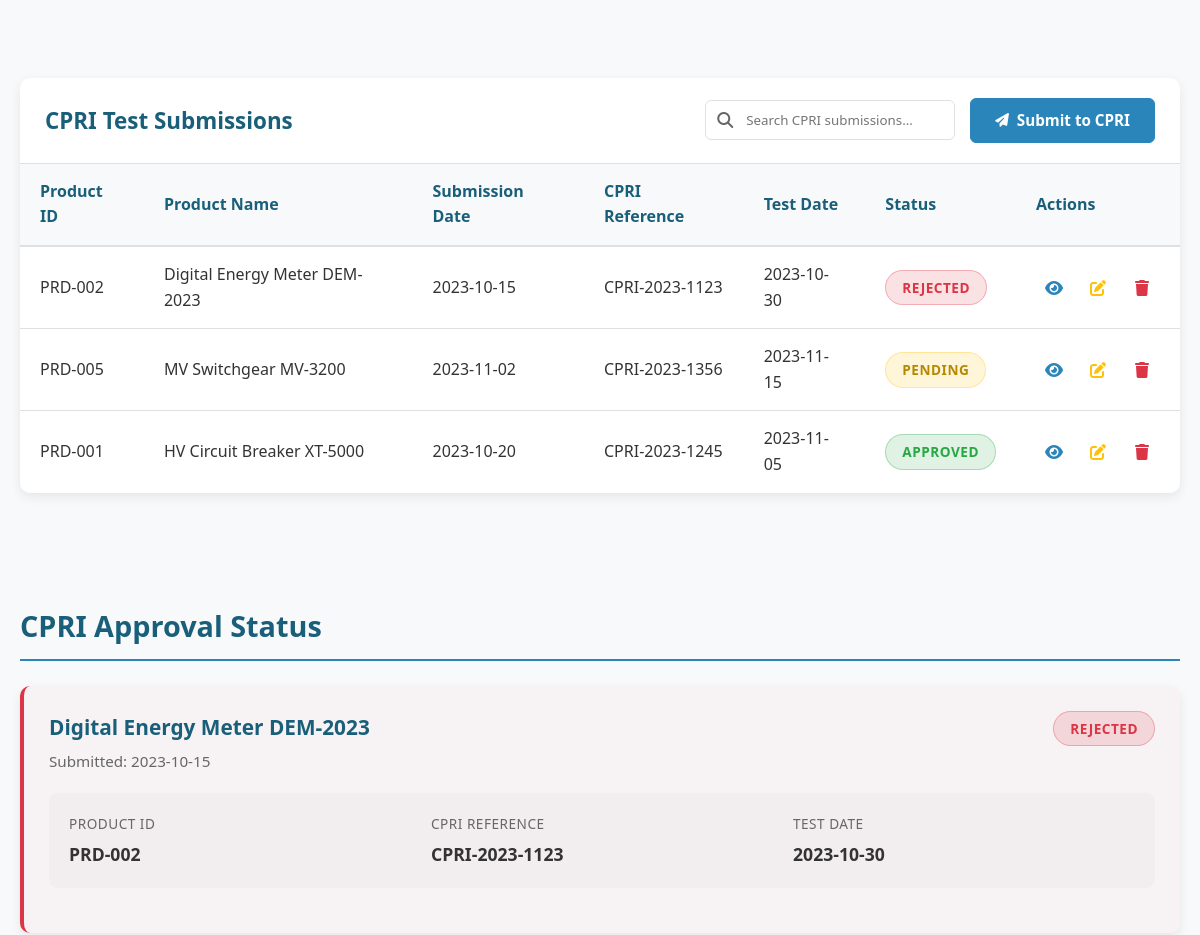
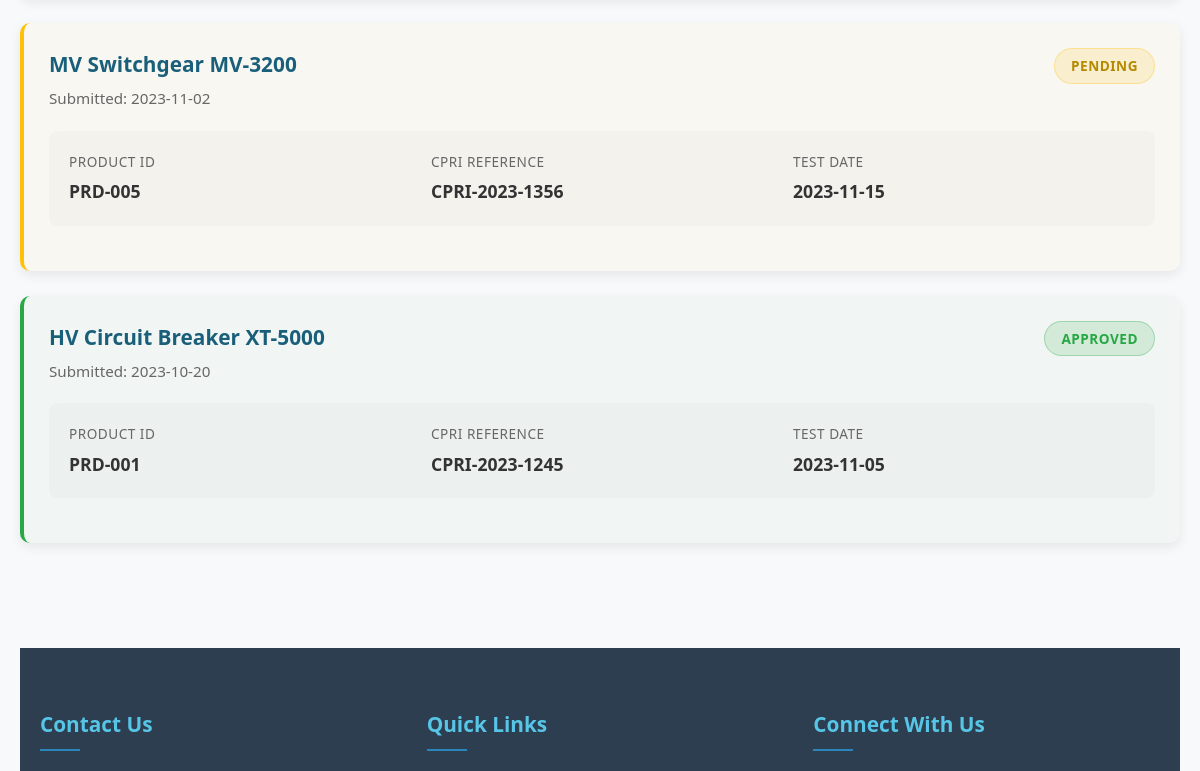
Page /cpri.php (signed in, middle part) on the earlier database version (2 pictures, top to bottom).
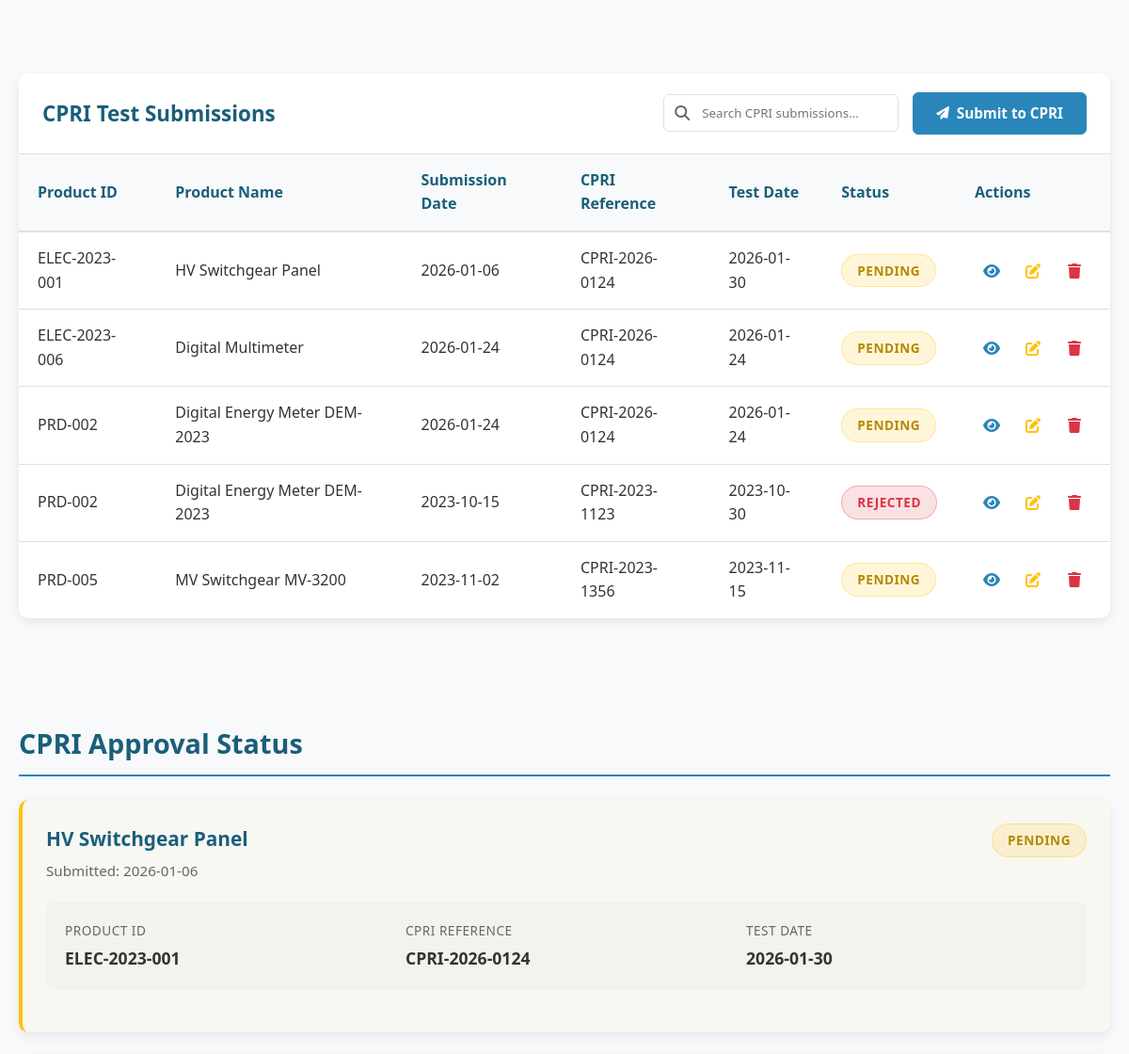
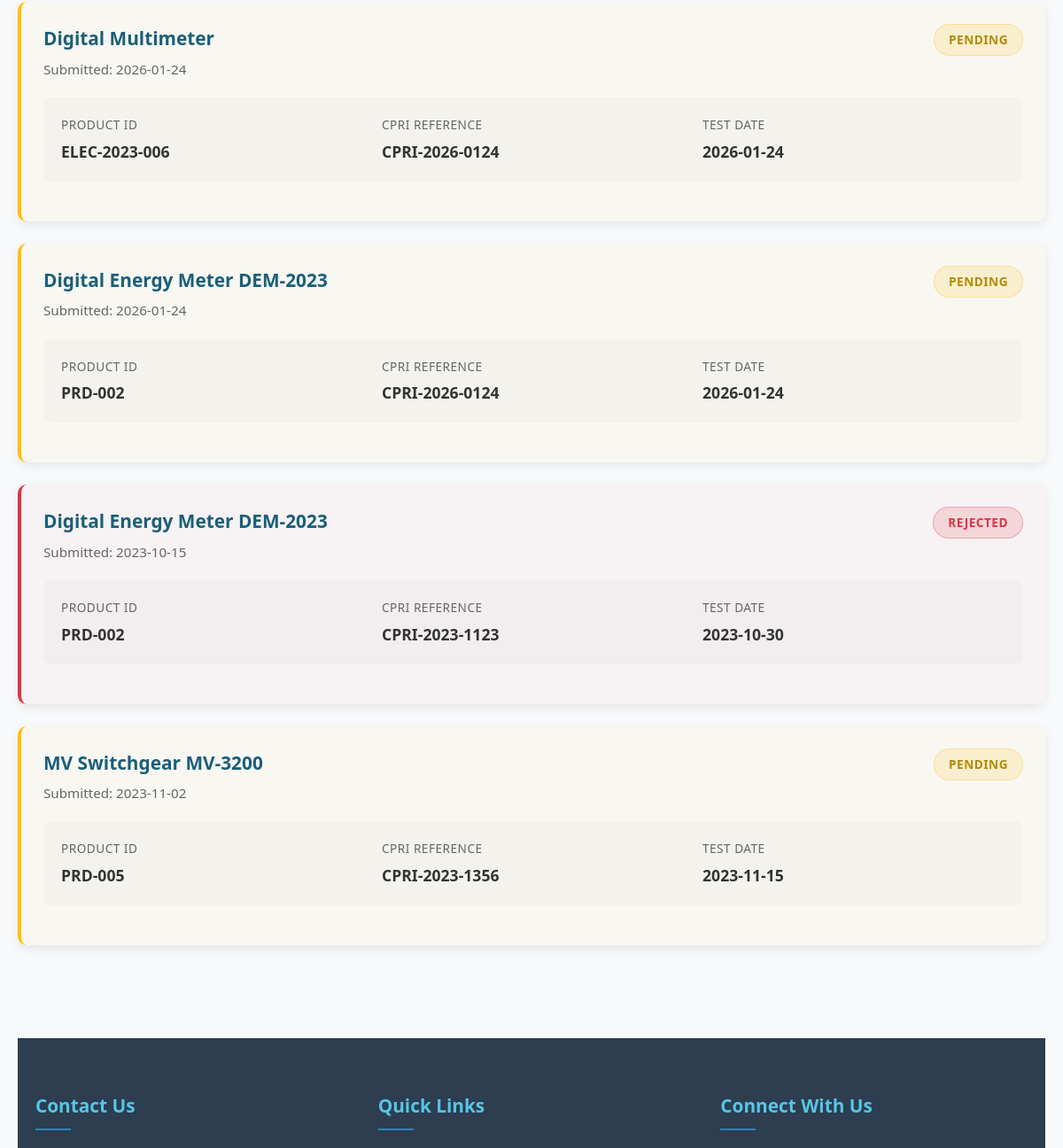
Same page on the later database version (2 pictures, top to bottom).
### tables this page shows
CREATE TABLE `cpri_reports` (
    `id` int(6) UNSIGNED NOT NULL,
    `product_id` varchar(50) NOT NULL,
    `product_name` varchar(255) DEFAULT NULL,
    `submission_date` date DEFAULT NULL,
    `cpri_reference` varchar(100) DEFAULT NULL,
    `test_date` date DEFAULT NULL,
    `status` varchar(50) DEFAULT NULL,
    `certificate_no` varchar(100) DEFAULT NULL,
    `valid_until` date DEFAULT NULL,
    `testing_lab` varchar(255) DEFAULT NULL,
    `certificate_image` varchar(255) DEFAULT NULL,
    `created_at` timestamp NOT NULL DEFAULT current_timestamp(),
    `details` text DEFAULT NULL,
    `priority` varchar(50) DEFAULT NULL,
    `contact_person` varchar(100) DEFAULT NULL,
    `estimated_completion` date DEFAULT NULL,
    `report_no` varchar(100) DEFAULT NULL
);

CREATE TABLE `products` (
    `product_id` varchar(20) NOT NULL,
    `name` varchar(255) NOT NULL,
    `category` varchar(50) NOT NULL,
    `voltage_rating` varchar(20) NOT NULL,
    `certification` varchar(50) NOT NULL,
    `description` text NOT NULL,
    `price` decimal(10, 2) NOT NULL,
    `stock` int(11) NOT NULL,
    `badge` varchar(20) DEFAULT NULL,
    `featured` tinyint(1) DEFAULT 0,
    `created_at` timestamp NOT NULL DEFAULT current_timestamp(),
    `image` varchar(255) DEFAULT NULL
);

### cpri.php (the view, shortened to what the changed rows need)
<?php
include 'config/conn.php';
?>
<!DOCTYPE html>
<html lang="en">
<head>
    <link rel="stylesheet" href="https://cdnjs.cloudflare.com/ajax/libs/font-awesome/6.4.0/css/all.min.css">
    <link rel="stylesheet" href="assets/cpri.css">
</head>
<body>
    <div class="container">
        <section>
            <div class="table-container">
                <table class="data-table">
                    <thead>
                        <tr>
                            <th>Product ID</th>
                            <th>Product Name</th>
                            <th>Submission Date</th>
                            <th>CPRI Reference</th>
                            <th>Test Date</th>
                            <th>Status</th>
                            <th>Actions</th>
                        </tr>
                    </thead>
                    <tbody id="cpriTableBody">
                        <?php
                        $result = $conn->query("
                            SELECT c.*, p.name AS product_name
                            FROM cpri_reports c
                            LEFT JOIN products p ON c.product_id = p.product_id
                            ORDER BY c.id DESC
                        ");
                        if ($result->num_rows > 0) {
                            while ($row = $result->fetch_assoc()) {
                                $product_id = htmlspecialchars($row['product_id'] ?? '');
                                $product_name = htmlspecialchars($row['product_name'] ?? '');
                                $submission_date = $row['submission_date'] ?? '';
                                $cpri_reference = $row['cpri_reference'] ?? 'N/A';
                                $test_date = $row['test_date'] ?? 'N/A';
                                $status = $row['status'] ?? 'pending';
                                $statusClass = $status === 'approved' ? 'status-approved' : ($status === 'rejected' ? 'status-failed' : 'status-pending');
                                echo "<tr>
                                    <td>{$product_id}</td>
                                    <td>{$product_name}</td>
                                    <td>{$submission_date}</td>
                                    <td>{$cpri_reference}</td>
                                    <td>{$test_date}</td>
                                    <td><span class='status-badge {$statusClass}'>" . ucfirst($status) . "</span></td>
                                    <td>
                                        <div class='action-buttons'>
                                            <button class='btn-icon btn-view' title='View Certificate' onclick='viewCertificate({$row['id']})'>
                                                <i class='fas fa-eye'></i>
                                            </button>
                                            <button class='btn-icon btn-edit' title='Edit Record' onclick='editCertificate({$row['id']})'>
                                                <i class='fas fa-edit'></i>
                                            </button>
                                            <button class='btn-icon btn-delete' title='Delete Submission' onclick='deleteCertificate({$row['id']})'>
                                                <i class='fas fa-trash'></i>
                                            </button>
                                        </div>
                                    </td>
                                </tr>";
                            }
                        } else {
                            echo '<tr><td colspan="7">No CPRI submissions found.</td></tr>';
                        }
                        ?>
                    </tbody>
                </table>
            </div>
        </section>
        <section id="cpri-status-section">
            <h2 class="section-title">CPRI Approval Status</h2>
            <div class="cards-container">
                <?php
                $result = $conn->query("
                SELECT c.*, p.name AS product_name
                FROM cpri_reports c
                LEFT JOIN products p ON c.product_id = p.product_id
                ORDER BY c.id DESC
                ");
                if ($result->num_rows > 0) {
                    while ($submission = $result->fetch_assoc()) {
                        $product_name = htmlspecialchars($submission['product_name'] ?? '');
                        $submission_date = $submission['submission_date'] ?? '';
                        $product_id = $submission['product_id'] ?? '';
                        $cpri_reference = $submission['cpri_reference'] ?? 'N/A';
                        $test_date = $submission['test_date'] ?? 'N/A';
                        $status = $submission['status'] ?? 'pending';
                        $cardClass = '';
                        $statusBadge = '';
                        switch ($status) {
                            case 'approved':
                                $cardClass = 'approved';
                                $statusBadge = '<span class="status-badge status-approved">Approved</span>';
                                break;
                            case 'pending':
                                $cardClass = 'pending';
                                $statusBadge = '<span class="status-badge status-pending">Pending</span>';
                                break;
                            case 'rejected':
                                $cardClass = 'rejected';
                                $statusBadge = '<span class="status-badge status-failed">Rejected</span>';
                                break;
                        }
                        echo "<div class='card cpri-card {$cardClass}'>
            <div class='card-header'>
                <div>
                    <div class='card-title'>{$product_name}</div>
                    <div style='color: var(--medium-gray); font-size: 0.95rem; margin-top: 5px;'>
                        Submitted: {$submission_date}
                    </div>
                </div>
                {$statusBadge}
            </div>
            <div class='cpri-details-grid'>
                <div class='detail-item'><span class='detail-label'>Product ID</span><span class='detail-value'>{$product_id}</span></div>
                <div class='detail-item'><span class='detail-label'>CPRI Reference</span><span class='detail-value'>{$cpri_reference}</span></div>
                <div class='detail-item'><span class='detail-label'>Test Date</span><span class='detail-value'>{$test_date}</span></div>
            </div>
        </div>";
                    }
                } else {
                    echo '<p>No CPRI submissions found.</p>';
                }
                ?>
            </div>
        </section>
</body>
</html>

Differences in the rows shown:
removed cpri_reports: product "PRD-001", product.name "HV Circuit Breaker XT-5000", submission_date "2023-10-20", cpri_reference "CPRI-2023-1245", test_date "2023-11-05", status "APPROVED"
added cpri_reports: product "ELEC-2023-001", product.name "HV Switchgear Panel", submission_date "2026-01-06", cpri_reference "CPRI-2026-0124", test_date "2026-01-30", status "PENDING"
added cpri_reports: product "ELEC-2023-006", product.name "Digital Multimeter", submission_date "2026-01-24", cpri_reference "CPRI-2026-0124", test_date "2026-01-24", status "PENDING"
added cpri_reports: product "PRD-002", product.name "Digital Energy Meter DEM-2023", submission_date "2026-01-24", cpri_reference "CPRI-2026-0124", test_date "2026-01-24", status "PENDING"
